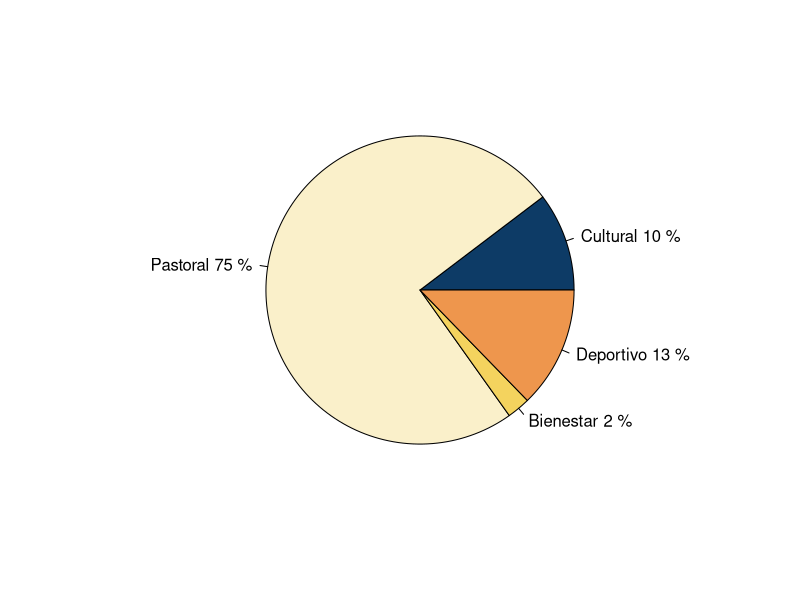
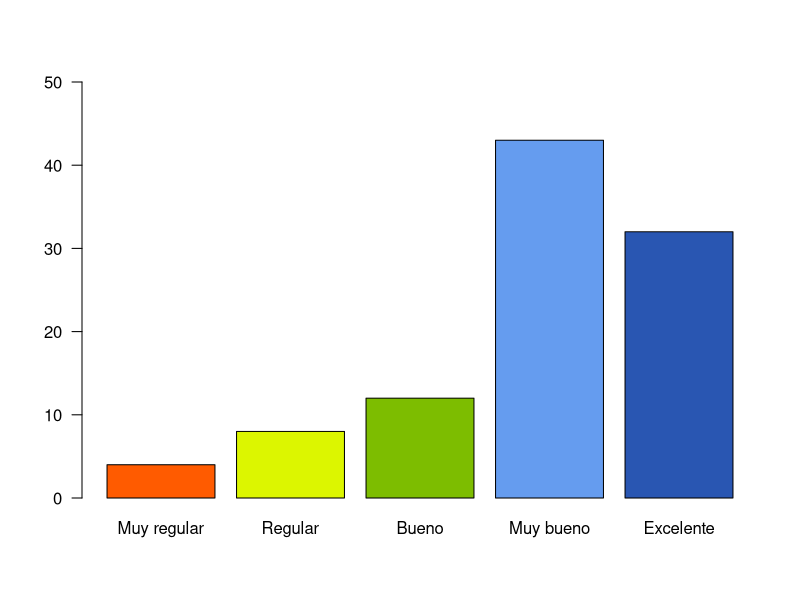
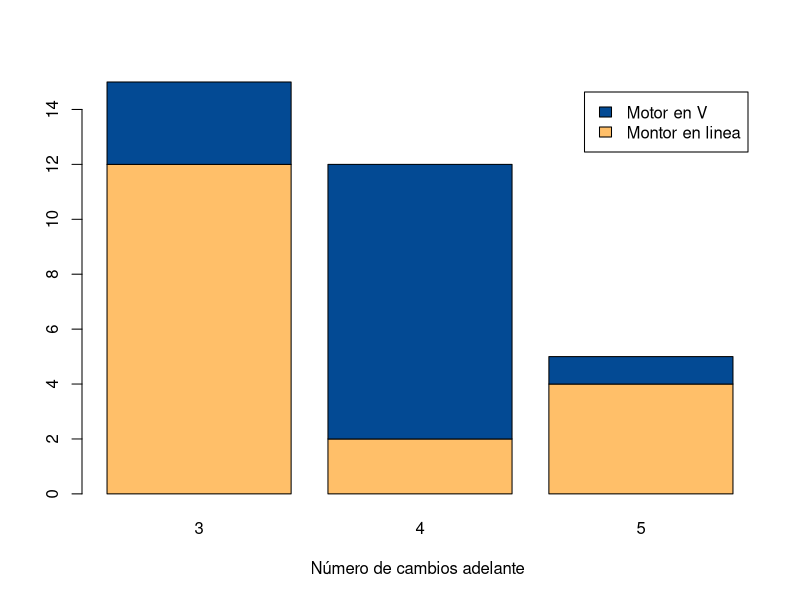
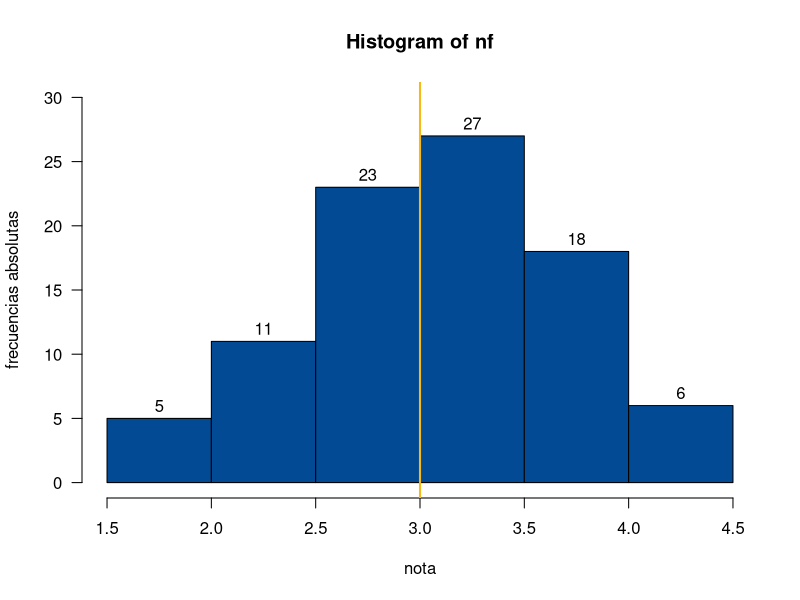
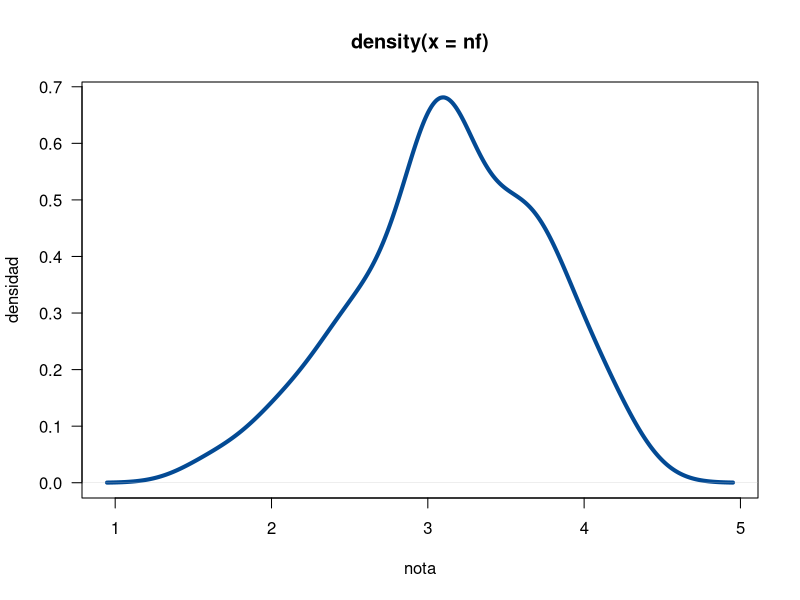
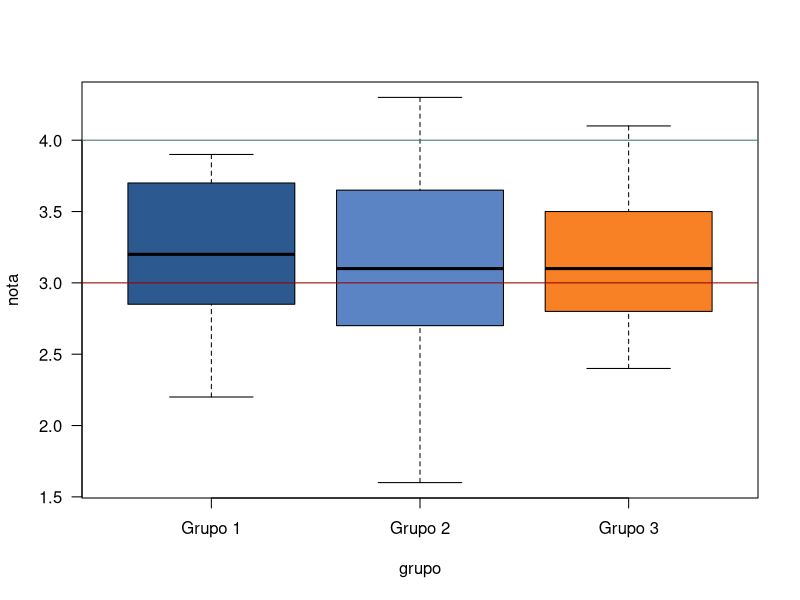
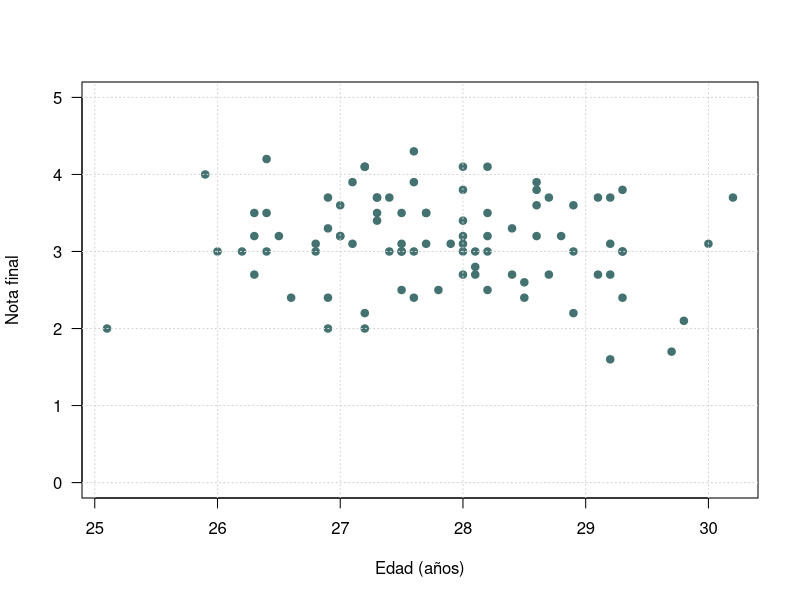
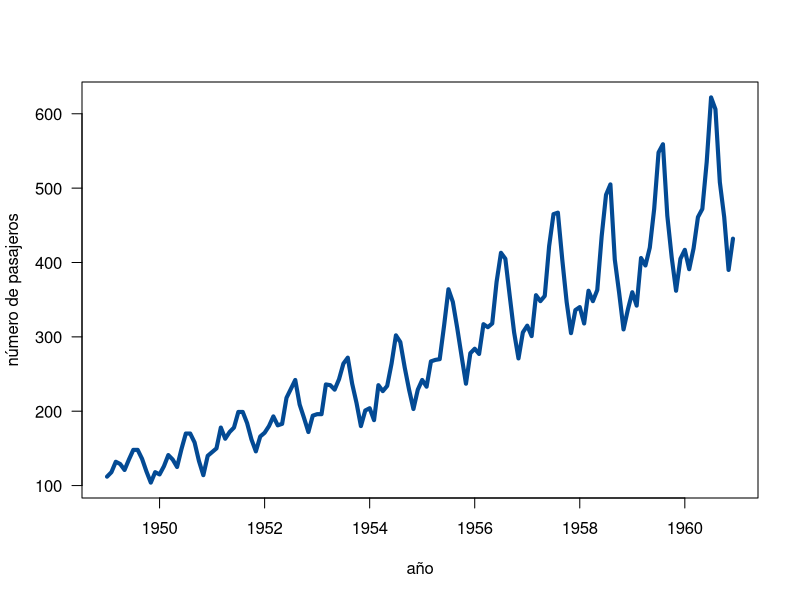

Here is the R script that generated these plots, in order:
## ---- chunk 1
knitr::opts_chunk$set(echo = TRUE, comment = NA)
# colores
c0= "#b0394a"
c1= "#ad6395"
c2= "#a391c4"
c3= "#8acfe6"
c4= "#646420"
c5= "#db524f"
paleta4=c("#0d3b66", "#faf0ca", "#f4d35e", "#ee964d")

## ---- chunk 2
a=rep("Cultutal", 360145)
b=rep("Pastoral", 61496)
c=rep("Bienestar",49912)
d=rep("Deportivo",11777)
data=c(a,b,c,d)
t=table(data)
lbs=c("Cultural", "Pastoral", "Bienestar", "Deportivo")
pct=round(t/sum(t)*100)
labs=paste(lbs, pct)
labs=paste(labs, "%", sep = " ") 
pie(t, labels=labs, main=" ",
col = paleta4)
## ---- chunk 3
ev=c(4,  8, 12, 43, 32)
names(ev)=c("Muy regular", "Regular", "Bueno", "Muy bueno","Excelente")
barplot(ev, col=c("#ff5b00","#dcf600","#7dbd00","#659cef","#2956b2"), las=1, ylim = c(0,50))
## ---- chunk 4
counts <- table(mtcars$vs, mtcars$gear); rownames(counts)=c("Montor en linea", "Motor en V")
barplot(counts, xlab="Número de cambios adelante ",col=c("#FFBF69","#034A94"),
legend = rownames(counts))
## ---- chunk 5
nf=c(4.1, 2.7, 3.1, 3.2, 3.0, 3.2, 2.0, 2.4, 1.6, 3.2, 3.1, 2.6, 2.0, 2.4, 2.8, 3.3, 4.0, 3.4, 3.0, 3.1, 2.7, 2.7, 3.0, 3.8, 3.2, 2.2, 3.5, 3.5, 3.8, 3.5, 3.9, 4.2, 4.3, 3.9, 3.2, 3.5, 3.5, 3.7, 4.1, 3.7, 3.5, 3.6, 3.2, 3.1, 3.4, 3.0, 3.0, 3.0, 2.7, 1.7, 3.6, 2.1, 2.4, 3.0, 3.1, 2.5, 2.5, 3.6, 2.2, 2.4, 3.1, 3.3, 2.7, 3.7, 3.0, 2.7, 3.0, 3.2, 3.1, 2.4, 3.0, 2.7, 2.5, 3.0, 3.0, 3.0, 3.2, 3.1, 3.8, 4.1, 3.7, 3.5, 3.0, 3.7, 3.7, 4.1, 3.7, 3.9, 3.7, 2.0)
stem(nf)
## ---- chunk 6
h1=hist(nf,  xlab = "nota", ylab="frecuencias absolutas", labels=TRUE, col="#034A94", ylim = c(0,30), las=1)
abline(v=3,col="#f6b915", lwd=2)
## ---- chunk 7
nf=c(4.1, 2.7, 3.1, 3.2, 3.0, 3.2, 2.0, 2.4, 1.6, 3.2, 3.1, 2.6, 2.0, 2.4, 2.8, 3.3, 4.0, 3.4, 3.0, 3.1, 2.7, 2.7, 3.0, 3.8, 3.2, 2.2, 3.5, 3.5, 3.8, 3.5, 3.9, 4.2, 4.3, 3.9, 3.2, 3.5, 3.5, 3.7, 4.1, 3.7, 3.5, 3.6, 3.2, 3.1, 3.4, 3.0, 3.0, 3.0, 2.7, 1.7, 3.6, 2.1, 2.4, 3.0, 3.1, 2.5, 2.5, 3.6, 2.2, 2.4, 3.1, 3.3, 2.7, 3.7, 3.0, 2.7, 3.0, 3.2, 3.1, 2.4, 3.0, 2.7, 2.5, 3.0, 3.0, 3.0, 3.2, 3.1, 3.8, 4.1, 3.7, 3.5, 3.0, 3.7, 3.7, 4.1, 3.7, 3.9, 3.7, 2.0)
plot(density(nf),  col="#034A94", lwd=4, las=1,
xlab="nota", ylab="densidad")
## ---- chunk 8
nf=c(4.1, 2.7, 3.1, 3.2, 3.0, 3.2, 2.0, 2.4, 1.6, 3.2, 3.1, 2.6, 2.0, 2.4, 2.8, 3.3, 4.0, 3.4, 3.0, 3.1, 2.7, 2.7, 3.0, 3.8, 3.2, 2.2, 3.5, 3.5, 3.8, 3.5, 3.9, 4.2, 4.3, 3.9, 3.2, 3.5, 3.5, 3.7, 4.1, 3.7, 3.5, 3.6, 3.2, 3.1, 3.4, 3.0, 3.0, 3.0, 2.7, 1.7, 3.6, 2.1, 2.4, 3.0, 3.1, 2.5, 2.5, 3.6, 2.2, 2.4, 3.1, 3.3, 2.7, 3.7, 3.0, 2.7, 3.0, 3.2, 3.1, 2.4, 3.0, 2.7, 2.5, 3.0, 3.0, 3.0, 3.2, 3.1, 3.8, 4.1, 3.7, 3.5, 3.0, 3.7, 3.7, 4.1, 3.7, 3.9, 3.7, 2.0)
cc=c(20, 10, 20, 20, 20, 20, 20, 20, 20, 30, 20, 20, 20, 10, 30, 20, 20, 30, 20, 30, 30, 20, 10, 30, 20, 20, 30, 30, 10, 20, 10, 20, 20, 20, 10, 20, 10, 20, 20, 30, 30, 30, 10, 30, 20, 20, 20, 20, 20, 20, 10, 20, 30, 30, 10, 10, 10, 20, 10, 20, 10, 30, 20, 10, 20, 30, 10, 30, 30, 30, 20, 30, 30, 30, 30, 30, 30, 20, 10, 30, 10, 20, 20, 10, 20, 20, 20, 20, 10, 20)
labs=c("Grupo 1","Grupo 2","Grupo 3")
boxplot((nf~cc),
col=c("#2C5990","#5B84C4","#F98125"), names=labs, xlab = "grupo", ylab = "nota", 
las=1)
abline(h=3, col="#960200", lwd=1)
abline(h=4, col="#447270", lwd=1)
## ---- chunk 9
ed=round(rnorm(90,28,1),1)
plot(ed,nf,  ylim = c(0,5), xlab = "Edad (años)", ylab = "Nota final",col="#447270",pch=19,las=1)
grid()
## ---- chunk 10
plot(AirPassengers,  col="#034A94", lwd = 4, las=1, 
ylab="número de pasajeros", xlab="año")
